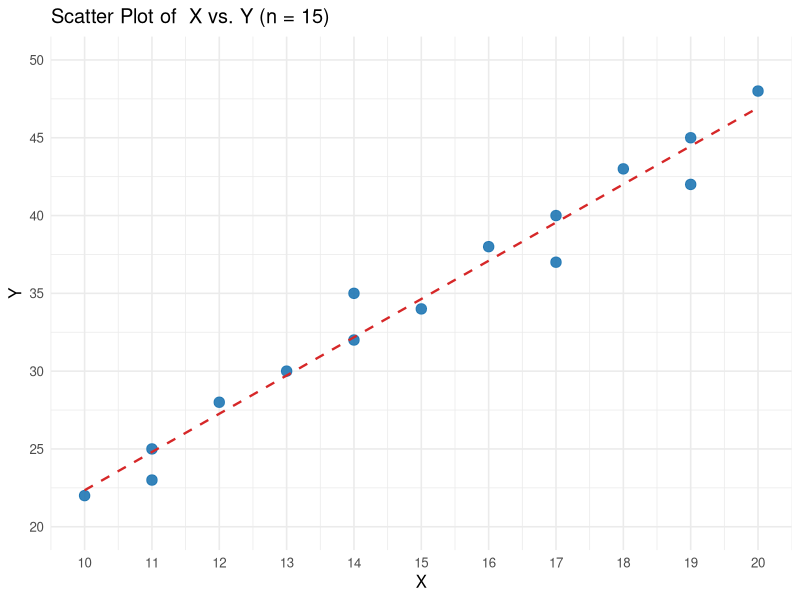

Generate this figure with R:
## ---- chunk 1
#| label: fig-xy-int-scatter
#| fig-cap: "Scatter plot of X and Y with a linear trend line."
#| fig-width: 7
#| fig-height: 4.5

library(ggplot2)
library(tibble)

df <- tibble(
  obs = 1:15,
  x = c(10L, 11L, 11L, 12L, 13L, 14L, 14L, 15L,
        16L, 17L, 17L, 18L, 19L, 19L, 20L),
  y = c(22L, 25L, 23L, 28L, 30L, 32L, 35L, 34L,
        38L, 40L, 37L, 43L, 45L, 42L, 48L)
)

ggplot(df, aes(x = x, y = y)) +
  geom_point(color = "#1f77b4", size = 3.2, alpha = 0.9) +
  geom_smooth(method = "lm", se = FALSE, color = "#d62728", linetype = "dashed", linewidth = 0.8) +
  scale_x_continuous(limits = c(10, 20), breaks = seq(10, 20, by = 1)) +
  scale_y_continuous(limits = c(20, 50), breaks = seq(20, 50, by = 5)) +
  labs(
    title = "Scatter Plot of  X vs. Y (n = 15)",
    #subtitle = "Each step of +1 in X roughly corresponds to +2.5 in Y",
    x = "X",
    y = "Y"
  ) +
  theme_minimal(base_size = 12)
## ---- chunk 2
df_pos <- tibble(
  obs = 1:6,
  x = c(10L, 12L, 14L, 16L, 18L, 20L),
  y = c(22L, 26L, 29L, 35L, 41L, 46L)
)

#sum(df_pos$y)
sum(df_pos$x^2)
## ---- chunk 3
df_neg <- tibble(
  obs = 1:6,
  x = c(10L, 12L, 14L, 16L, 18L, 20L),
  y = c(47L, 42L, 38L, 33L, 27L, 23L)
)

#cor(df_neg$x,df_neg$y)
